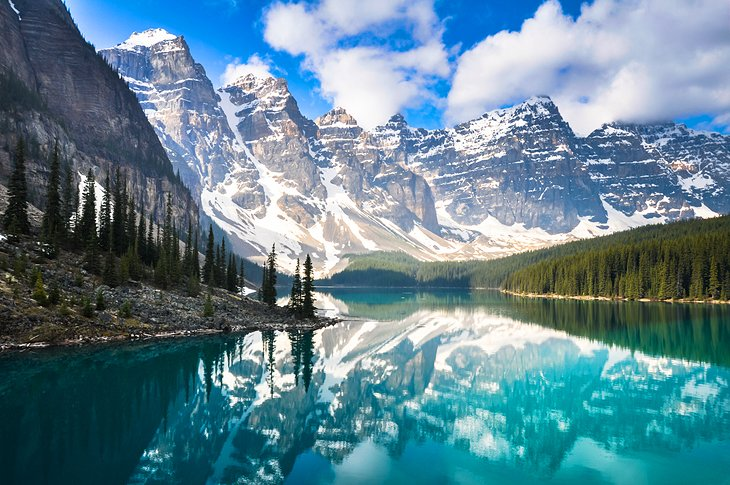
#> input picture main.jpg, 730 x 485 px
$ python app.py
#> lines starting #> are read from the running program, lines starting #| are printed output that depends on the picture
import os
import numpy as np
import cv2
import math

def readSamples(directory):
  sampleImgs = []
  samplesFiles = os.listdir(directory)
  for file in samplesFiles:
    truePath = os.path.abspath(os.path.join(directory, file))
    sampleImg = cv2.imread(truePath)
    sampleImgs.append(sampleImg)
  return sampleImgs


def resizeSamples(samples, mosaicSize):
  for index in range(len(samples)):
    samples[index] = cv2.resize(
      samples[index], mosaicSize, interpolation=cv2.INTER_AREA)

def avgRGB(image):
  (h, w, d) = image.shape
  image = np.array(image)
  image = image.reshape((h*w, d))
  return np.average(image, axis=0)


def cropImage(image, mosaicSize, mosaicCount):
  h, w = mosaicSize
  row, col = mosaicCount
  croppedImgs = []
  for j in range(col):
    for i in range(row):
      croppedImgs.append(image[i * w: (i + 1) * w, j * h: (j + 1) * h])
  return (croppedImgs)

def getBestMatch(imgAvg, samplesAvg):
  sampleDists = []
  for sAVG in samplesAvg:
    dist = math.dist(imgAvg, sAVG)
    sampleDists.append(dist)

  minDist = np.min(sampleDists)
  return sampleDists.index(minDist)

def createMosaicImg(mosaicImgs, mosaicSize,mosaicCount):
  h, w = mosaicSize
  row, col = mosaicCount
  blankImg = np.zeros((row*h, col*w, 3), np.uint8)
  index = 0
  for j in range(col):
    for i in range(row):
      blankImg[i * w: (i + 1) * w, j * h: (j + 1) * h] = mosaicImgs[index]
      index +=1
  return blankImg


mainImage = cv2.imread("main.jpg")
#> mainImage is the input picture: shape (485, 730, 3); mean B, G, R 146.4, 132.5, 97.4

sampleImgs = readSamples("samples")
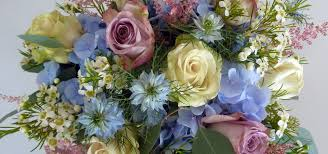
#> input picture samples/00297c88-9b5c-4259-ba9c-847687ca7840.jpg, 328 x 154 px
#> in readSamples, sampleImg is the input picture: shape (154, 328, 3); mean B, G, R 124.3, 134.5, 135
#> sampleImgs = 3 items

mosaicSize = (10, 10)
mosaicCount = (
    int(mainImage.shape[0] / mosaicSize[0]), int(mainImage.shape[1] / mosaicSize[1]))
#> mosaicCount = (48, 73)


resizeMainImage = (mosaicCount[1]*mosaicSize[1], mosaicCount[0]*mosaicSize[0])
#> resizeMainImage = (730, 480)
mainImage = cv2.resize(mainImage, resizeMainImage,interpolation=cv2.INTER_AREA)
#> mainImage: shape (480, 730, 3)


resizeSamples(sampleImgs, mosaicSize)
#> the loop in resizeSamples, `for index in range(len(samples)):` made 3 passes
#> after the loop in resizeSamples, `for index in range(len(samples)):`: samples = 3 items

avgSamples = []
for sample in sampleImgs:
  avgSamples.append(avgRGB(sample))
#> this loop made 3 passes
#> after the loop, avgSamples = [[124.2, 134.5, 135], [87, 103.7, 113], [89.5, 108.5, 111.1]]

croppedImages = cropImage(mainImage, mosaicSize, mosaicCount)
#> after the loop in cropImage, `for j in range(col):`: croppedImgs = 3504 items
#> croppedImages = 3504 items

print("Start Processing Image...")
mosaicImages = []
for img in croppedImages:
  index = getBestMatch(avgRGB(img), avgSamples)
  mosaicImages.append(sampleImgs[index])
#> this loop made 3504 passes
#> (minDist in getBestMatch, index) on passes 1 to 3: (76.24, 1), (68.53, 1), (70.04, 1)
#> after the loop, mosaicImages = 3504 items

finalImage = createMosaicImg(mosaicImages,mosaicSize,mosaicCount)
#> after the loop in createMosaicImg, `for j in range(col):`:
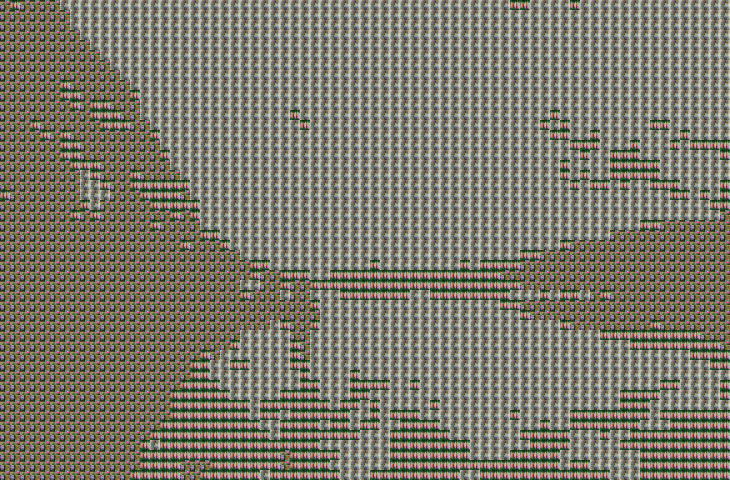
#> blankImg: shape (480, 730, 3); mean of channels 0, 1, 2 108, 121.5, 124.8; drawn as B, G, R
#> after the loop in createMosaicImg, `for j in range(col):`: index = 3504
print("Image Processing is finished.")

cv2.imwrite('final.jpg', finalImage)

cv2.imshow("Main Image", mainImage)
cv2.imshow("Final Image", finalImage)
cv2.waitKey(0)
cv2.destroyAllWindows()
